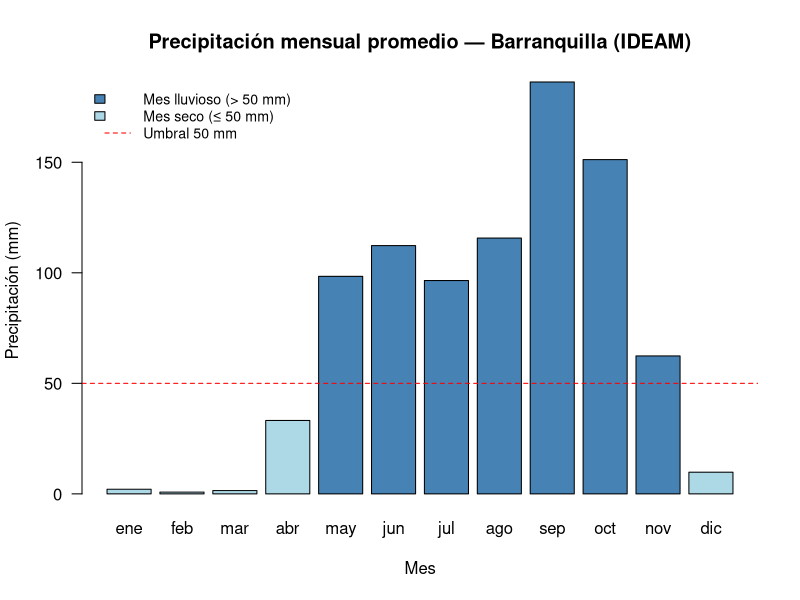
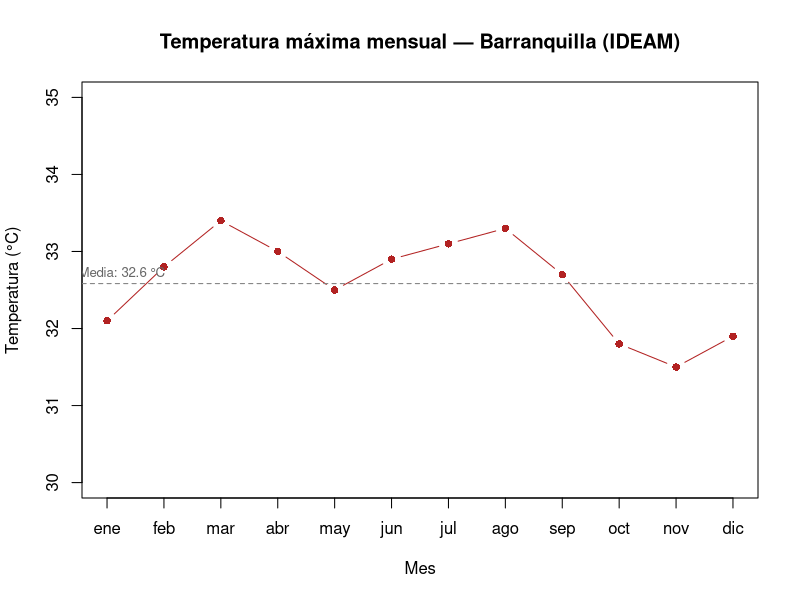

Write R code to recreate these figures, in order.
## ---- chunk 1
#| label: configuracion
# Verificamos la versión de R — necesitamos 4.1 o superior para el pipe nativo |>
R.version.string
## ---- chunk 2
#| label: operaciones-basicas
2 + 2          # suma básica
10 / 3         # división — R muestra decimales por defecto
10 %/% 3       # división entera (cociente)
10 %% 3        # módulo (residuo de la división)
2^8            # potenciación — útil para diluciones en series 2x
## ---- chunk 3
#| label: asignacion
temperatura_media    <- 28.4   # temp. media anual en Barranquilla (°C) — IDEAM
precipitacion_anual  <- 922    # precip. media anual en Barranquilla (mm) — IDEAM
nombre_estacion      <- "Ernesto Cortissoz"  # nombre de la estación meteorológica
es_costera           <- TRUE   # la estación está en zona costera

# Imprimimos los objetos escribiendo su nombre:
temperatura_media
precipitacion_anual
nombre_estacion
es_costera
## ---- chunk 4
#| label: listar-objetos
# Ver todos los objetos en el entorno de trabajo actual:
ls()
## ---- chunk 5
#| label: tipo-numeric
temp <- 27.6
class(temp)       # "numeric"
is.numeric(temp)  # TRUE
## ---- chunk 6
#| label: tipo-integer
n_individuos <- 145L   # la L final le dice a R que es entero
class(n_individuos)    # "integer"
# En biología los conteos deben ser enteros: no podemos tener 2.5 aves
## ---- chunk 7
#| label: tipo-character
especie <- "Pelecanus occidentalis"  # pelícano pardo — especie icónica del Caribe
sitio   <- "Bocas de Ceniza"         # localidad en la desembocadura del río Magdalena
class(especie)  # "character"
## ---- chunk 8
#| label: tipo-logical
llueve_hoy <- FALSE
class(llueve_hoy)

# Los lógicos son el resultado de cualquier comparación:
temperatura_media > 25    # ¿supera los 25°C?
temperatura_media == 28.4 # ¿es exactamente 28.4?
temperatura_media != 30   # ¿es distinta de 30?
## ---- chunk 9
#| label: tipo-factor
temporada <- factor(c("seca", "lluviosa", "seca", "lluviosa"),
                    levels = c("seca", "lluviosa"))
# Los factores son cruciales para modelos estadísticos y gráficos
class(temporada)
levels(temporada)
## ---- chunk 10
#| label: vectores-datos
# Temperaturas máximas mensuales en Barranquilla (°C) — IDEAM
# Orden: ene, feb, mar, abr, may, jun, jul, ago, sep, oct, nov, dic
temp_max_mensual <- c(32.1, 32.8, 33.4, 33.0, 32.5, 32.9, 33.1, 33.3, 32.7, 31.8, 31.5, 31.9)

# Precipitación mensual promedio en Barranquilla (mm) — IDEAM
precip_mensual <- c(2.1, 0.8, 1.5, 33.2, 98.4, 112.3, 96.5, 115.7, 186.3, 151.2, 62.4, 9.8)

# Nombres de los meses
meses <- c("ene", "feb", "mar", "abr", "may", "jun",
           "jul", "ago", "sep", "oct", "nov", "dic")
## ---- chunk 11
#| label: exploracion-vectores
length(temp_max_mensual)   # 12 elementos — uno por mes
sum(precip_mensual)        # precipitación anual total (mm)
mean(temp_max_mensual)     # temperatura máxima media anual
max(precip_mensual)        # mes más lluvioso
min(precip_mensual)        # mes más seco
## ---- chunk 12
#| label: indexacion
temp_max_mensual[1]    # temperatura de enero
temp_max_mensual[9]    # temperatura de septiembre (inicio de lluvias)
precip_mensual[6:9]    # precipitaciones de jun a sep (meses de lluvias)
## ---- chunk 13
#| label: acceso-nombre
names(precip_mensual) <- meses
precip_mensual["sep"]   # precipitación en septiembre por nombre
## ---- chunk 14
#| label: vectorizacion
# Convertimos precipitación de mm a cm:
precip_cm <- precip_mensual / 10
precip_cm

# ¿Qué meses tuvieron más de 100 mm? — resultado: vector lógico
precip_mensual > 100

# Filtramos los meses lluviosos:
meses[precip_mensual > 100]

# Anomalía de temperatura respecto al promedio anual:
anomalia_temp <- temp_max_mensual - mean(temp_max_mensual)
round(anomalia_temp, 2)
## ---- chunk 15
#| label: estaciones-ideam
set.seed(2025)  # fijamos semilla para reproducibilidad

estaciones <- c("Barranquilla Ernesto Cortissoz", "Puerto Colombia",
                "Sabanalarga", "Palmar de Varela", "Malambo")

# Temperatura media anual por estación (°C)
temp_media_estaciones <- c(27.8, 27.2, 26.9, 28.1, 28.4)
names(temp_media_estaciones) <- estaciones

# Precipitación anual total por estación (mm)
precip_total_estaciones <- c(922, 875, 1050, 980, 895)
names(precip_total_estaciones) <- estaciones

# Resumen climático:
cat("=== RESUMEN CLIMÁTICO — ESTACIONES IDEAM, ATLÁNTICO ===\n")
cat("Temperatura media más alta:", max(temp_media_estaciones), "°C —",
    names(which.max(temp_media_estaciones)), "\n")
cat("Temperatura media más baja:", min(temp_media_estaciones), "°C —",
    names(which.min(temp_media_estaciones)), "\n")
cat("Estación más lluviosa:", names(which.max(precip_total_estaciones)),
    "con", max(precip_total_estaciones), "mm/año\n")
cat("Rango de precipitación:", max(precip_total_estaciones) - min(precip_total_estaciones),
    "mm entre la más y la menos lluviosa\n")
## ---- chunk 16
#| label: barplot-precipitacion
#| fig-cap: "Precipitación mensual promedio en Barranquilla (IDEAM). Los meses con más de 50 mm aparecen en azul oscuro."
#| fig-height: 5

barplot(
  precip_mensual,
  names.arg = meses,
  main = "Precipitación mensual promedio — Barranquilla (IDEAM)",
  xlab = "Mes",
  ylab = "Precipitación (mm)",
  col  = ifelse(precip_mensual > 50, "steelblue", "lightblue"),
  las  = 1   # etiquetas del eje x horizontales
)
# Línea de referencia en 50 mm:
abline(h = 50, lty = 2, col = "red")
legend("topleft",
       legend = c("Mes lluvioso (> 50 mm)", "Mes seco (≤ 50 mm)", "Umbral 50 mm"),
       fill   = c("steelblue", "lightblue", NA),
       lty    = c(NA, NA, 2),
       col    = c(NA, NA, "red"),
       border = c("black", "black", NA),
       bty    = "n", cex = 0.85)
## ---- chunk 17
#| label: lineplot-temperatura
#| fig-cap: "Temperatura máxima mensual en Barranquilla (IDEAM). Nótese la variación relativamente pequeña (~2°C) a lo largo del año, característica del clima tropical."
#| fig-height: 5

plot(
  1:12, temp_max_mensual,
  type = "b",
  pch  = 16,
  col  = "firebrick",
  main = "Temperatura máxima mensual — Barranquilla (IDEAM)",
  xlab = "Mes",
  ylab = "Temperatura (°C)",
  xaxt = "n",
  ylim = c(30, 35)
)
axis(1, at = 1:12, labels = meses)
abline(h = mean(temp_max_mensual), lty = 2, col = "gray50")
text(0.5, mean(temp_max_mensual) + 0.15,
     paste("Media:", round(mean(temp_max_mensual), 1), "°C"),
     cex = 0.8, col = "gray40", adj = 0)
## ---- chunk 18
#| label: session-info
# Información del entorno de trabajo (reproducibilidad):
sessionInfo()
